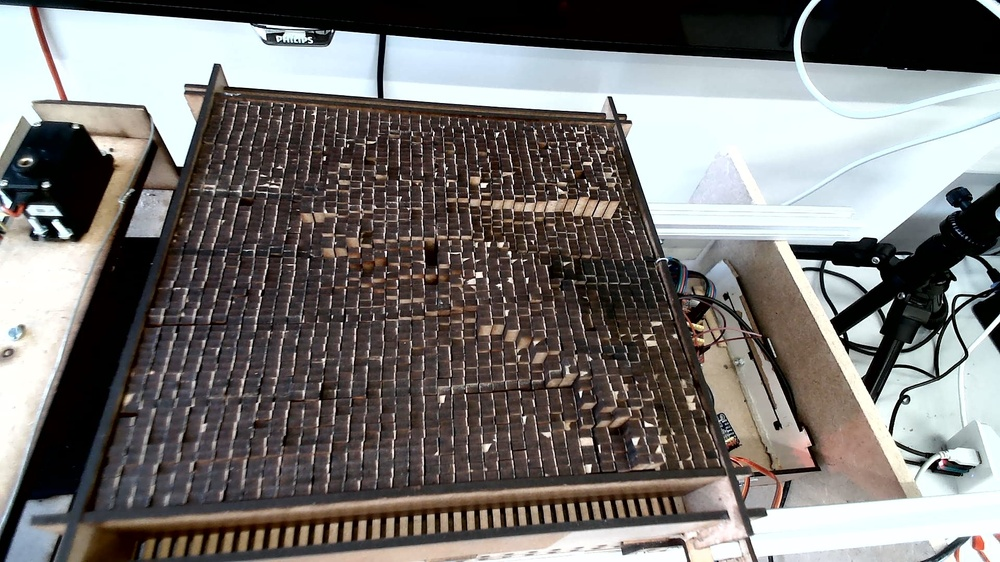
#> input picture WIN_20230602_18_26_09_Pro.jpg, 1000 x 562 px, shrunk from 1920 x 1080 before the run
$ python -i slicFun.py   (imports and definitions only)
#> lines starting #> are read from the running program, lines starting #| are printed output that depends on the picture; after the words box and inside, x2 and y2 are one past the last pixel; in counts of white or black regions, pixels touching at a corner belong together
import numpy as np
import cv2
from PIL import Image
import matplotlib.pyplot as plt
import matplotlib
from skimage import io

from skimage.color import rgb2gray
from skimage.segmentation import slic, mark_boundaries
from skimage.util import img_as_float


def read_image(input):
    img_ff = img_as_float(plt.imread(input))
    return img_ff


def run_slic(img):
    region = slic(img, n_segments=250, compactness=10, sigma=1, start_label=1)
    return region

def mean_mask(img, region):
    img_mean = np.zeros_like(img)
    mean_colors = []
    for label in np.unique(region):
        mask = (region == label)
        mean_color = np.mean(img[mask], axis=0)
        mean_colors.append(mean_color)
        img_mean[mask] = mean_color
    return img_mean

def hsv_convert(img):
    img_int8 = Image.fromarray((img * 255).astype(np.uint8))
    img_int8 = np.array(img_int8, dtype=np.uint8)
    img_hsv = cv2.cvtColor(img_int8, cv2.COLOR_BGR2HSV )
    return img_hsv

def rgbtogray(img):
    depth_array = np.asarray(rgb2gray(img))
    return depth_array

# [17 lines left out: function display, not called in this run]


#main
def depth_map_process(path):
#> called with path = '../WIN_20230602_18_26_09_Pro.jpg'
    img = img_as_float(plt.imread(path))
    region = slic(img, n_segments=250, compactness=10, sigma=1, start_label=1)
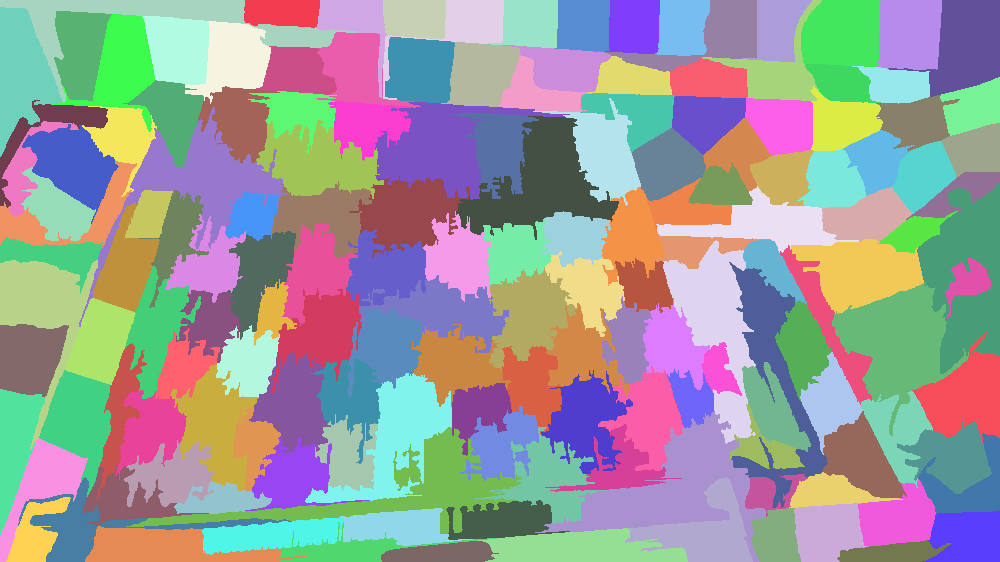
#> region: shape (562, 1000) int64; 159 distinct labels, from 1 to 159; one colour per label, 0 black
    img_mean = mean_mask(img, region)
#> the loop in mean_mask, `for label in np.unique(region):` made 159 passes
#> mean_color on passes 1 to 3: [0.3, 0.298, 0.308], [0.0106, 0.0133, 0.0133], [0.00771, 0.009, 0.0125]
#> pass 1, in mean_mask, `mask = (region == label)`:
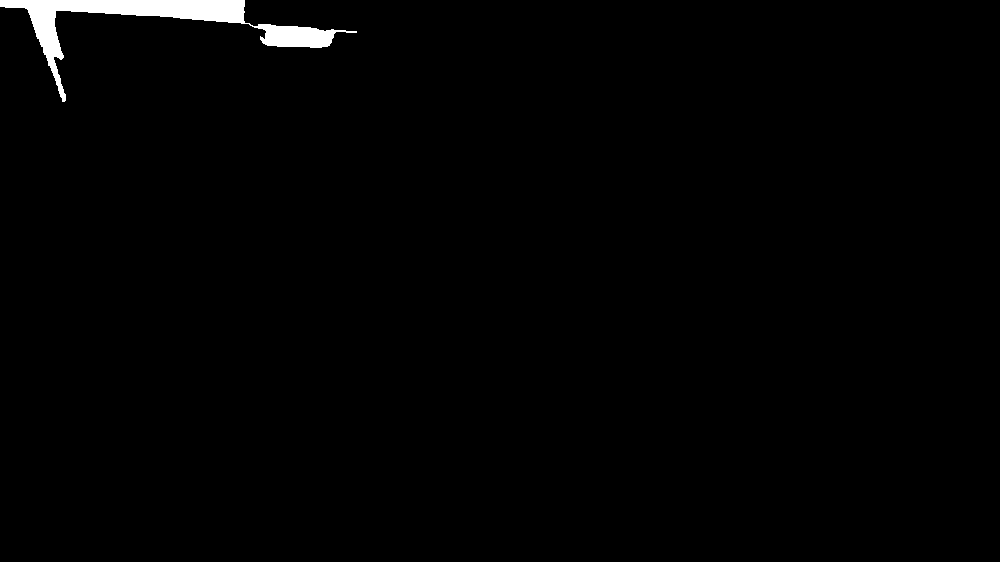
#> mask: shape (562, 1000) bool; 1.1% white; 1 white region, box (x1, y1, x2, y2) and area: (0, 0, 357, 102) 6419
#> pass 2, in mean_mask, `mask = (region == label)`:
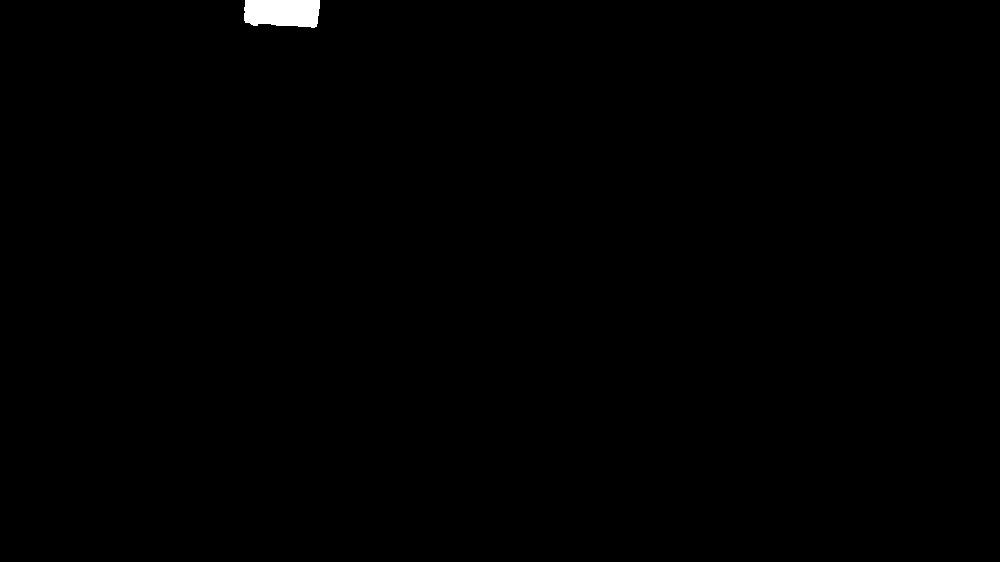
#> mask: shape (562, 1000) bool; 0.34% white; 1 white region, box (x1, y1, x2, y2) and area: (244, 0, 320, 28) 1906
#> pass 3, in mean_mask, `mask = (region == label)`:
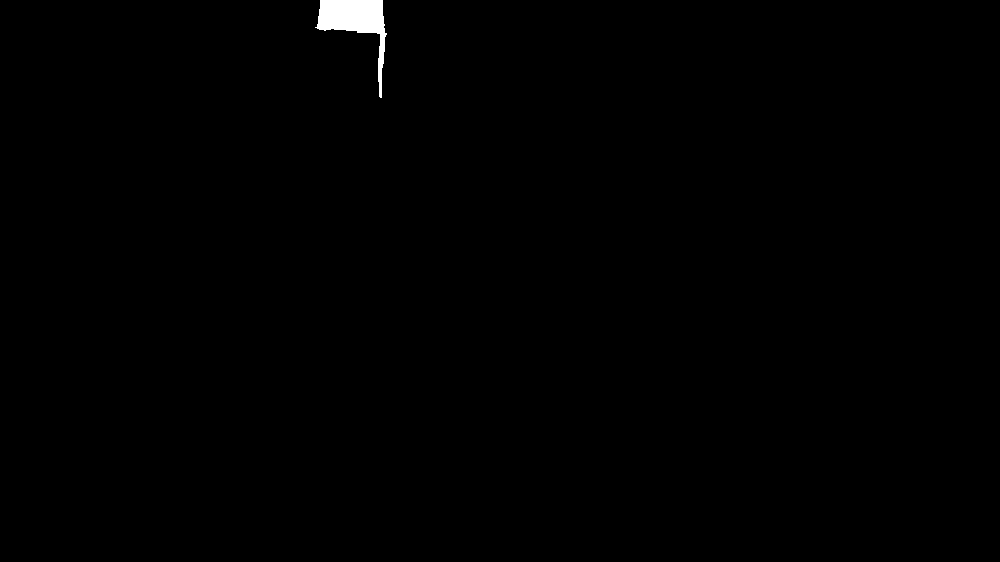
#> mask: shape (562, 1000) bool; 0.42% white; 1 white region, box (x1, y1, x2, y2) and area: (315, 0, 387, 98) 2342
#> after the loop in mean_mask, `for label in np.unique(region):`:
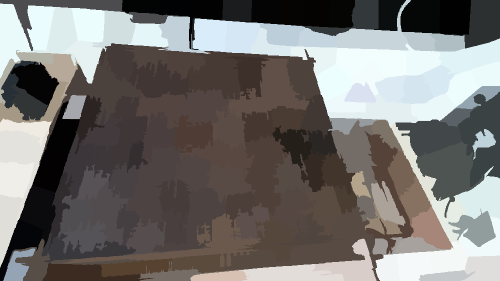
#> img_mean: shape (562, 1000, 3) float64 (shown at 1/2 size); mean R, G, B 0.463, 0.452, 0.444
#> after the loop in mean_mask, `for label in np.unique(region):`: mean_colors = 159 items, first 6: [0.3, 0.298, 0.308], [0.0106, 0.0133, 0.0133], [0.00771, 0.009, 0.0125], [0.0127, 0.00899, 0.00947], [0.103, 0.11, 0.117], [0.0173, 0.0163, 0.0178]
    img_hsv = hsv_convert(img_mean)
    depth_map = rgbtogray(img_hsv)
#> in rgbtogray, `depth_array = np.asarray(rgb2gray(img))`:
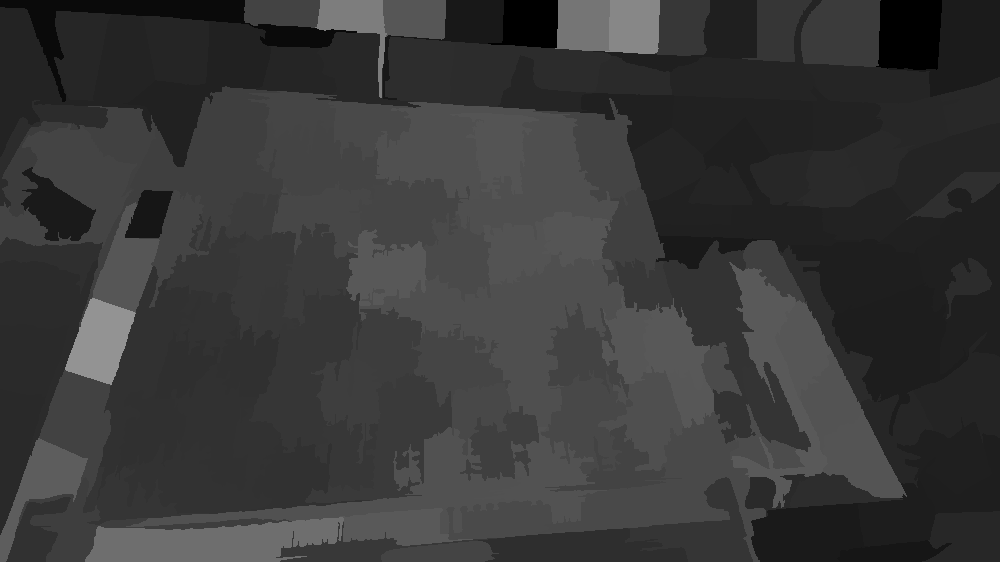
#> depth_array: shape (562, 1000) float64; min 0.000283, max 0.578, mean 0.222
    return depth_map

>>> result = depth_map_process('../WIN_20230602_18_26_09_Pro.jpg')

$ run again, on WIN_20230602_18_26_47_Pro.jpg
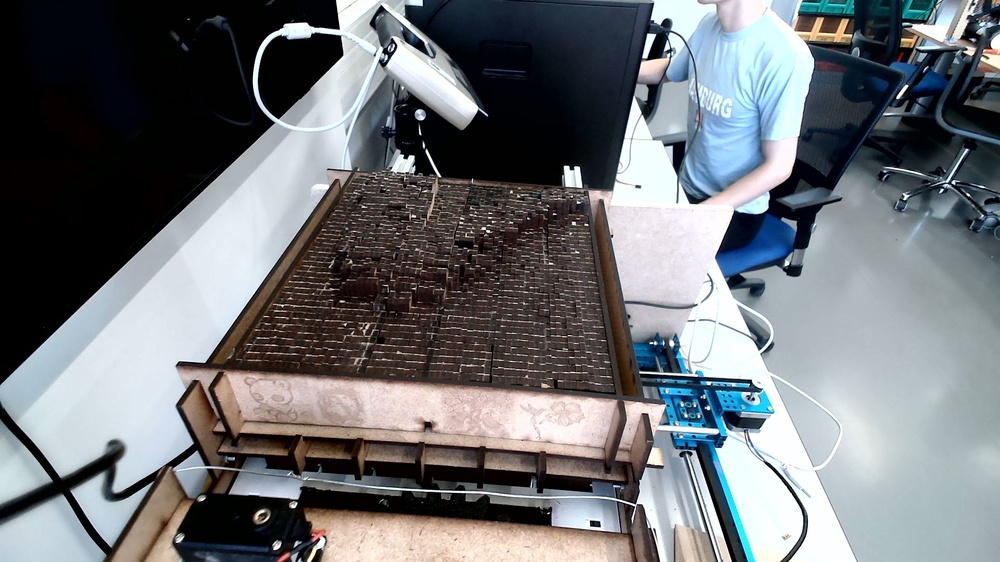
#> input picture WIN_20230602_18_26_47_Pro.jpg, 1000 x 562 px, shrunk from 1920 x 1080 before the run
#> region: shape (562, 1000) int64; 190 distinct labels, from 1 to 190
#> the loop in mean_mask, `for label in np.unique(region):` made 190 passes
#> mean_color on passes 1 to 3: [0.000533, 0.0053, 0.019], [0, 0.0115, 0.0406], [0.00195, 0.00676, 0.0145]
#> pass 1, in mean_mask, `mask = (region == label)`:
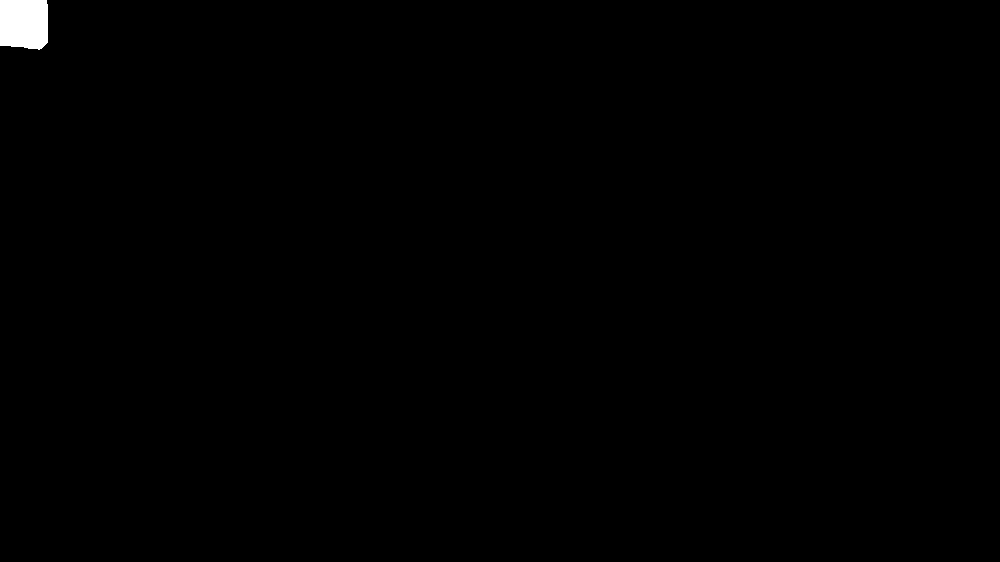
#> mask: shape (562, 1000) bool; 0.4% white; 1 white region, box (x1, y1, x2, y2) and area: (0, 0, 48, 50) 2266
#> after the loop in mean_mask, `for label in np.unique(region):`: mean_colors = 190 items, first 6: [0.000533, 0.0053, 0.019], [0, 0.0115, 0.0406], [0.00195, 0.00676, 0.0145], [0.0107, 0.0132, 0.0159], [0.0235, 0.0284, 0.0336], [0.0528, 0.0557, 0.066]
#> img_hsv: shape (562, 1000, 3); mean H, S, V 48.2, 60.1, 123.3
#> in rgbtogray, `depth_array = np.asarray(rgb2gray(img))`:
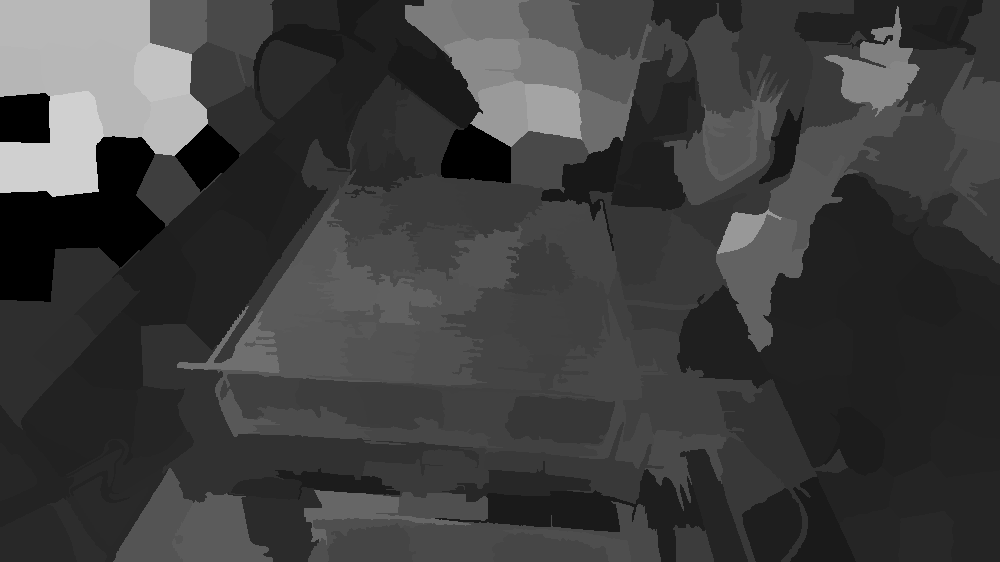
#> depth_array: shape (562, 1000) float64; min 0, max 0.817, mean 0.244

$ run again, on WIN_20230602_18_59_41_Pro.jpg
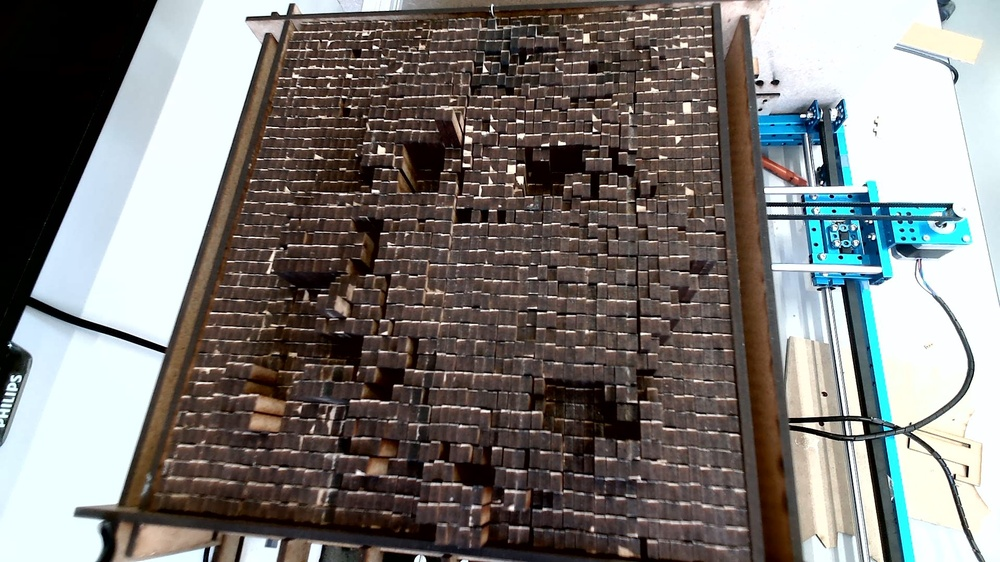
#> input picture WIN_20230602_18_59_41_Pro.jpg, 1000 x 562 px, shrunk from 1920 x 1080 before the run
#> region: shape (562, 1000) int64; 180 distinct labels, from 1 to 180
#> the loop in mean_mask, `for label in np.unique(region):` made 180 passes
#> mean_color on passes 1 to 3: [0.00639, 0.00457, 0.00109], [0.000848, 0.000687, 0.000749], [0.0123, 0.00994, 0.0102]
#> pass 1, in mean_mask, `mask = (region == label)`:
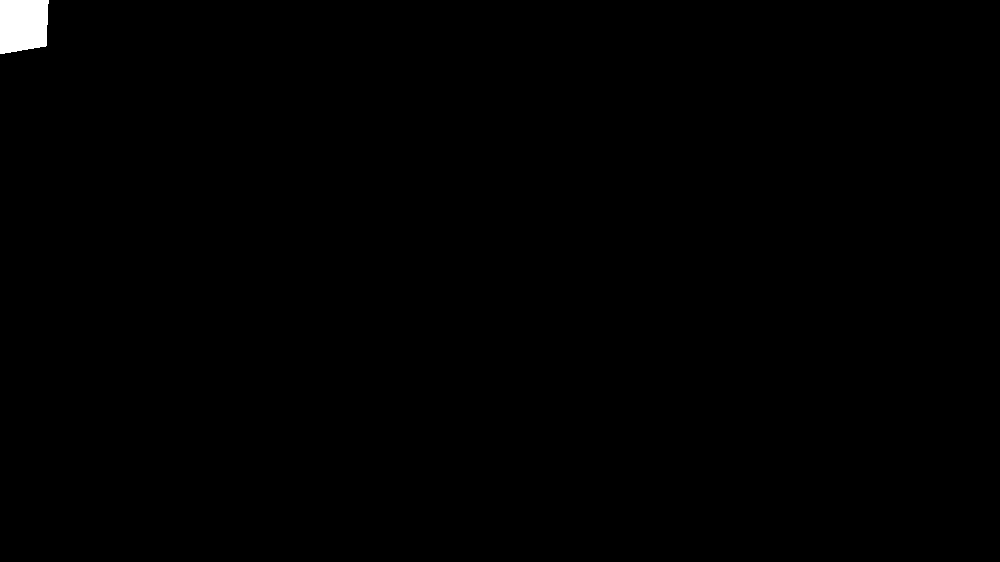
#> mask: shape (562, 1000) bool; 0.43% white; 1 white region, box (x1, y1, x2, y2) and area: (0, 0, 49, 54) 2394
#> after the loop in mean_mask, `for label in np.unique(region):`: mean_colors = 180 items, first 6: [0.00639, 0.00457, 0.00109], [0.000848, 0.000687, 0.000749], [0.0123, 0.00994, 0.0102], [0.781, 0.836, 0.863], [0.955, 0.993, 0.994], [0.502, 0.465, 0.441]
#> img_hsv: shape (562, 1000, 3); mean H, S, V 81, 55.4, 130.2
#> in rgbtogray, `depth_array = np.asarray(rgb2gray(img))`:
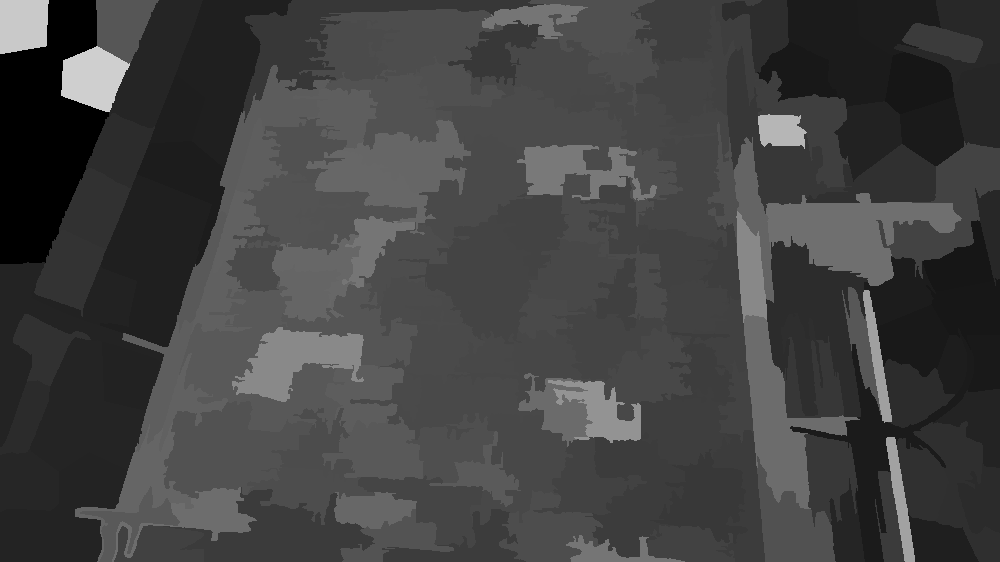
#> depth_array: shape (562, 1000) float64; min 0, max 0.816, mean 0.26
